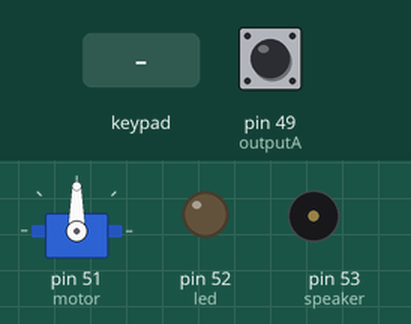
This sketch was run on a simulated Arduino Mega 2560, built with avr-gcc and run on an emulated ATmega2560. Parts: servo, output pins drawn as LEDs (lit = HIGH), buzzer (waves = sounding). Inputs (shaded band) come from the test bench; at power-on: pin 49 (outputA) HIGH.

Above: at 1.2 s.
1.3 s: key '1' pressed
At 2.0 s:
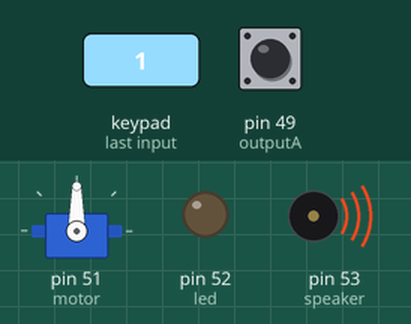
2.8 s: key '2' pressed
Timing chart, 0 to 5.8 s (numbered marks = the images above; inputs shaded):
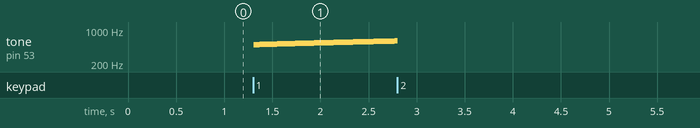

The sketch:

AlarmTestV2.ino
```cpp
#include <Wire.h>
#include <Keypad.h>

#include <Arduino.h>

//new includes
#include <Servo.h>

#define outputA 49
#define outputB 50

Servo myservo;

//KEYPAD
char customKey;
const byte ROWS = 4;
const byte COLS = 3;
char hexaKeys[ROWS][COLS] = {
  {'1', '2', '3'},
  {'4', '5', '6'},
  {'7', '8', '9'},
  {'*', '0', '#'}
};

// digital connection Pins to the arduino for the keypad
byte rowPins[ROWS] = {7, 6, 5, 4};
byte colPins[COLS] = {3, 2, 1};
Keypad customKeypad = Keypad(makeKeymap(hexaKeys), rowPins, colPins, ROWS, COLS);

// ALARM GLOBALS
bool speakerTripped = 0; //Lets there be sound
bool ledTripped = 0;     //Lets there be light
bool rotateTripped = 0;
uint16_t speakerSound = 500;

int16_t counter = 0;
int16_t aState;
int16_t aLastState;
int16_t angle = 0;


//PINS
uint8_t speaker = 53;
uint8_t led = 52;
uint8_t motor = 51;

uint8_t run = 1; // what does this thing here do?


//functions
void speakerBoom();
void ledIlluminate(uint8_t trip);
void rotatePills();
bool cupDetected();

void setup()
{
pinMode(speaker, OUTPUT);
pinMode(led, OUTPUT);

//Motor Control
myservo.attach(motor); //previously 9 check PINS above for current
pinMode (outputA,INPUT);
pinMode (outputB,INPUT);
// Reads the initial state of the outputA
aLastState = digitalRead(outputA);
}

void loop()
{
  customKey = customKeypad.getKey();
  switch(customKey)
  {
  case '1': speakerTripped = true; customKey = 'z'; break;
  case '2': speakerTripped = false; customKey = 'z'; break;
  case '3': ledTripped = true; customKey = 'z'; break;
  case '4': ledTripped = false; customKey = 'z'; break;
  case '5': rotateTripped = true;  customKey = 'z'; break;
  }

  rotatePills(rotateTripped);
  speakerBoom(speakerTripped);
  ledIlluminate(ledTripped);

  //if(rotateTripped){rotatePills();rotateTripped = false;}
  //delay(300);
  //if(cupDetected()){digitalWrite(led,HIGH);}
  //else{digitalWrite(led,LOW);}
}

//////////////////////////////////////////////////////////////////////////////////////
//Functions

void speakerBoom(bool trip)
{
  if(trip){  tone(speaker,speakerSound); delay(15); speakerSound++; if(speakerSound >= 700){speakerSound = 500;}  }
  else    { noTone(speaker); speakerSound = 500;}

}

void ledIlluminate(bool flag)
{
if(flag){digitalWrite(led,HIGH);}
else    {digitalWrite(led,LOW);}
}

void rotatePills(bool flag)
{
if(flag)
  {
  aState = digitalRead(outputA); // Reads the "current" state of the outputA
  // If the previous and the current state of the outputA are different, that means a Pulse has occured
  myservo.write(90);
  if (aState != aLastState)
    {
    // If the outputB state is different to the outputA state, that means the encoder is rotating clockwise
    if (digitalRead(outputB) != aState)   {  counter++;  }
    else                                  {  counter--;  }
    angle = counter;
    }

  if(angle > 3)
    {
    myservo.write(92);
    delay(10);
    rotateTripped = false;
    }
  aLastState = aState; // Updates the previous state of the outputA with the current state
  }
else
  {
   angle = 0;
   counter = 0;
  }
}

bool cupDetected()
{
  bool isThere = false;
  //check for cupDetected

  return isThere;
}
```

Measured:
- after the input at 1.3 s, tone on pin 53 (speaker): plays 500 Hz for 0.02 s, 501 Hz for 0.02 s, 502 Hz for 0.02 s, 503 Hz for 0.02 s, 504 Hz for 0.02 s, 505 Hz for 0.02 s … (97 notes in this stretch), starting at once
